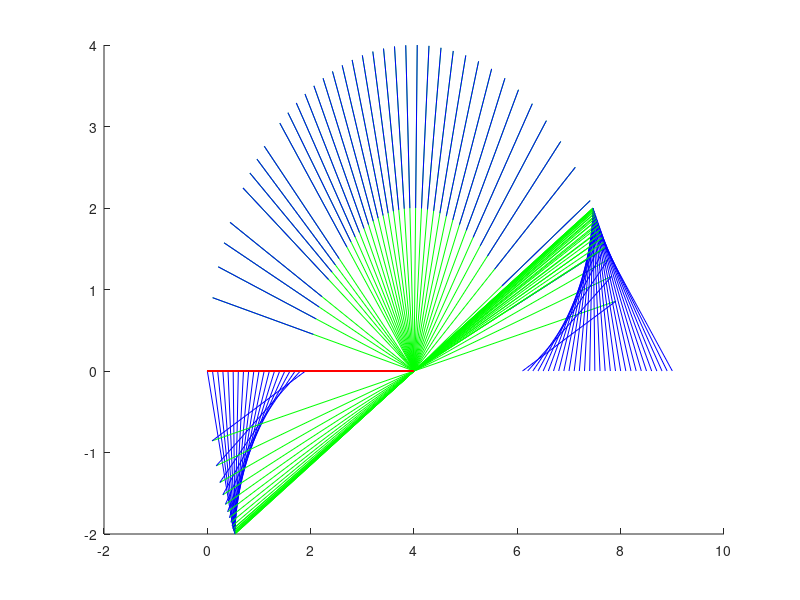

Here is the MATLAB script that generated this plot:
A=4;
B=4;
C=2;
D=6.5;
for D=0:0.1:9 
if B-C ~= 0
    if D >= A-abs(B-C) && D <= A+abs(B-C)
     theta =acos((A^2-(B-C)^2+D^2)/(2*A*D));
    else
        theta=0;
    end
% elseif B<C
% 
%     if D > A+(B-C) && D < A-(B-C)
%         theta =acos((A^2+(C-B)^2-D^2)/(2*A*D))
%     else
%         theta=0;
%     end
%     

else
    
    theta=0;

end

    
XE=D*cos(theta);
YE=D*sin(theta);

% alpha=pi;
% beta= 2*atan2((A - B - C + D)*(-((A + B + C + D)*(A + B - C + D))/((A - B - C + D)^3*(A - B + C + D)))^(1/2));
% gamma=-2*atan2(((A - B - C + D)^2*(-((A + B + C + D)*(A + B - C + D))/((A - B - C + D)^3*(A - B + C + D)))^(1/2))/(A + B - C + D));

alpha=0;
beta=2*atan((((8*B^2*C*YE)/((A^2 - 2*A*XE - B^2 + 2*B*C - C^2 + XE^2 + YE^2)*(A^2 - 2*A*B - 2*A*XE + B^2 + 2*B*XE - C^2 + XE^2 + YE^2)) + (4*B*C*((A^2 - 2*A*XE - B^2 + 2*B*C - C^2 + XE^2 + YE^2)*(- A^2 + 2*A*XE + B^2 + 2*B*C + C^2 - XE^2 - YE^2))^(1/2))/((A^2 - 2*A*XE - B^2 + 2*B*C - C^2 + XE^2 + YE^2)*(A^2 - 2*A*B - 2*A*XE + B^2 + 2*B*XE - C^2 + XE^2 + YE^2)))*(A^2 - 2*A*XE - B^2 + 2*B*C - C^2 + XE^2 + YE^2))/(4*B*C));
gamma= -2*atan(((A^2 - 2*A*XE - B^2 + 2*B*C - C^2 + XE^2 + YE^2)*(- A^2 + 2*A*XE + B^2 + 2*B*C + C^2 - XE^2 - YE^2))^(1/2)/(A^2 - 2*A*XE - B^2 + 2*B*C - C^2 + XE^2 + YE^2));

XE_1 = real(A*cos(alpha));
YE_1 = real(A*sin(alpha));

XE_2 = real(A*cos(alpha)+B*cos(alpha+beta));
YE_2 = real(A*sin(alpha)+B*sin(alpha+beta));

XE_3 = real(A*cos(alpha) + B*cos(alpha+beta) + C*cos(alpha+beta+gamma));
YE_3 = real(A*sin(alpha) + B*sin(alpha+beta) + C*sin(alpha+beta+gamma));

% figure;
hold on;
plot([0 XE_1], [0 YE_1],'r');
plot([XE_1 XE_2], [YE_1 YE_2],'g');
plot([XE_2 XE_3], [YE_2 YE_3],'b');
end
sqrt(XE_3^2+YE_3^2);
